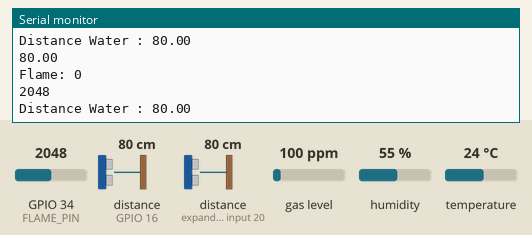
The sketch below on a simulated ESP32. Shown: the last lines printed to the serial monitor. Inputs (shaded band) come from the test bench; at power-on: distance to the obstacle (sensors on GPIO 16, expander input 20) 80 cm, GPIO 34 (FLAME_PIN) = 2048, gas level 100 ppm, humidity 55 %, temperature 24 °C. The echo pulse lasts 58.3 µs per cm; WiFi joins after 1.5 s; servers stay silent unless stated; no MQTT or app messages arrive unless stated.

Above: at 3.2 s.
3.3 s: distance to the obstacle (sensor on GPIO 16) set to 2 cm
4.8 s: distance to the obstacle (sensor on expander input 20) set to 2 cm
At 6.0 s:
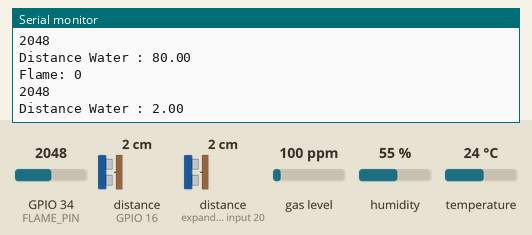
6.3 s: GPIO 34 (FLAME_PIN) set to 2866
At 7.28 s:
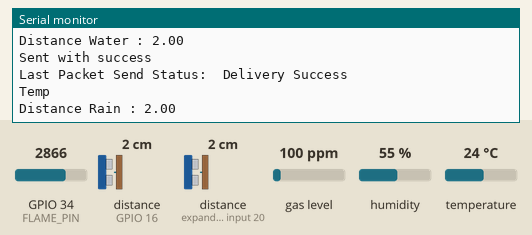
7.8 s: distance to the obstacle (sensor on GPIO 16) set to 4 cm
At 9.1 s:
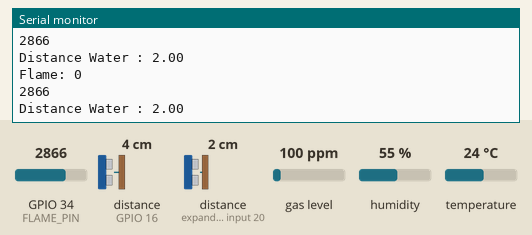
9.3 s: distance to the obstacle (sensor on expander input 20) set to 4 cm
At 10.1 s:
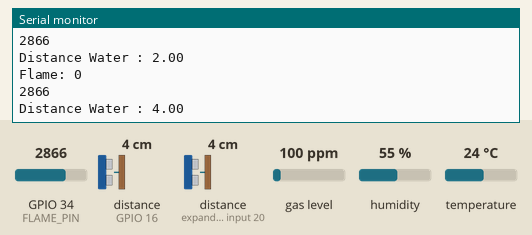
10.8 s: GPIO 34 (FLAME_PIN) set to 3972
At 12.16 s:
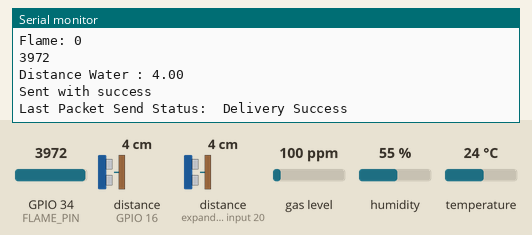
Timing chart, 0 to 13.3 s (numbered marks = the images above; inputs shaded):
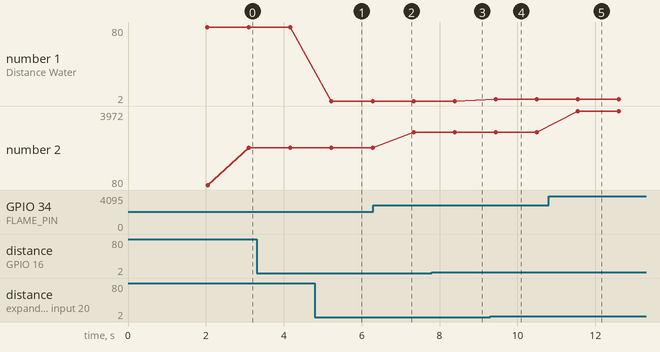

Measured:
- after the input at 4.8 s, the serial monitor: prints a new line after 0.42 s (image 1)
- after the input at 9.3 s, the serial monitor: prints a new line after 0.14 s (image 4)
- after the input at 10.8 s, the serial monitor: prints a new line after 0.74 s (image 5)
- plotted number 1: 80 → 2 after the input at 4.8 s, 2 → 4 after the input at 9.3 s
- plotted number 2: 2048 → 2866 after the input at 6.3 s, 2866 → 3972 after the input at 10.8 s

The sketch:

main_board.ino
```cpp
#include <WiFi.h>
#include <esp_wifi.h>
#include <PubSubClient.h>
#include <esp_now.h>
#include <ArduinoJson.h>
#include <string.h>

#include <MQ2.h>
#include <DHT.h>
#include <HCSR04.h>


using namespace std;

// Define PIN
#define MQ2_PIN 35
#define DHT_PIN 13
#define FLAME_PIN 34
#define RAIN_PIN 39
#define WATER_PIN 36
// Define PIN for Ultrasonic
#define TRIG_PIN 2
#define ECHO_PIN_WATER 16
#define ECHO_PIN_RAIN 17


// Initial Instance
#define DHTTYPE DHT11

WiFiClient espClient;
PubSubClient client(espClient);

MQ2 mq2(MQ2_PIN);
DHT dht(DHT_PIN, DHTTYPE);
HCSR04 hc(TRIG_PIN, new int[2]{ECHO_PIN_WATER, ECHO_PIN_RAIN,}, 2); //initialisation class HCSR04 (trig pin , echo pin)


// Define Sending Struct
typedef struct data_messeage{
  float temp;
  float humidity;
} data_messasge;

// Define Sending Struct ldr
typedef struct ldr_message{
  bool light;
  int board_id;
} ldr_message;

// // Initial Struct
data_messasge myData;
ldr_message ldrData;

// Define MAC_ADDRESS
uint8_t broadcastAddress[] = {0x24, 0x6F, 0x28, 0x50, 0xB1, 0x30};

// Define Function
void Connect_Wifi(); // For WiFi Connection
void Setup_MQTT(); // For Inital MQTT
void Setup_communication(); // Establish ESP_NOW Connection
void callback(char* topic, byte* payload, unsigned int length); // MQTT Subscribe Callback
void OnDataSent(const uint8_t *mac_addr, esp_now_send_status_t status); // Callback when sent Data
void OnDataRecv(const uint8_t * mac, const uint8_t *incomingData, int len);


// Task Function
void smokeFireWaterFunction(void *param);
void tempHumidRainFunction(void *param);
void sendDataToBoardFunction(void *param);
void timerFunction(void *param);

// Task Handle
TaskHandle_t smokeFireWater = NULL;
TaskHandle_t tempHumidRain = NULL;
TaskHandle_t sendDataToBoard = NULL;
TaskHandle_t timer = NULL;

// Global Variable
bool smoke;
bool fire;
float waterLevel;
float rainAmount;
float temp;
float humidity;
bool light;
bool ldrStatus[] = {false,false,false,false}; // true = dark, false = day

// Config WiFi
char *ssid = "Peanut";
char *password = "0625901000";

// Config MQTT Server
#define mqtt_server "192.168.18.107"
#define mqtt_port 1883
#define mqtt_user ""
#define mqtt_password ""
#define mqtt_name "Peanut0"

// Other Define
#define BUADRATE 115200


void setup(){
  Serial.begin(BUADRATE);

  Connect_Wifi();
  Setup_MQTT();
  Setup_communication();

  // Sensor Init
  mq2.begin();
  dht.begin();

  // Create Task
  xTaskCreatePinnedToCore(smokeFireWaterFunction, "smokeFireWater", 1024*10, NULL, 0, &smokeFireWater, 0);
  xTaskCreatePinnedToCore(tempHumidRainFunction, "tempHumidRain", 1024*10, NULL,2, &tempHumidRain, 1);
  xTaskCreatePinnedToCore(sendDataToBoardFunction, "sendDataToBoard", 1024, NULL,0, &sendDataToBoard, 0);
}

void loop(){

}


// Implement Function

void Connect_Wifi(){
    WiFi.begin(ssid, password);
    Serial.print("Connecting to WiFi");
    while (WiFi.status() != WL_CONNECTED)
    {
        delay(500);
        Serial.print(".");
    }
    Serial.print("OK! IP=");
    Serial.println(WiFi.localIP());
}

void Setup_MQTT(){
  client.setServer(mqtt_server, mqtt_port);
  client.setCallback(callback);
}

void callback(char* topic, byte* payload, unsigned int length){
  Serial.print("Message arrived [");
  Serial.print(topic);
  Serial.print("] ");
}

void Setup_communication(){
   WiFi.mode(WIFI_AP_STA);
  // สั่งให้เริ่ม ESP-NOW
  if (esp_now_init() != ESP_OK) {
    Serial.println("Error initializing ESP-NOW");
    return;
  }

  //เมื่อส่งให้ทำฟังก์ชั่น OnDataSend ที่เราสร้างขึ้น
  esp_now_register_send_cb(OnDataSent);

  // Register peer
  esp_now_peer_info_t peerInfo = {};
  memcpy(peerInfo.peer_addr, broadcastAddress, 6);
  peerInfo.channel = 0;
  peerInfo.encrypt = false;

  // เชื่อมต่ออุปกรณ์ที่ต้องการสื่อสาร
  if (esp_now_add_peer(&peerInfo) != ESP_OK) {
    Serial.println("Failed to add peer");
    return;
  }
}

void OnDataSent(const uint8_t *mac_addr, esp_now_send_status_t status){
  Serial.print("\r\nLast Packet Send Status:\t");
  Serial.println(status == ESP_NOW_SEND_SUCCESS ? "Delivery Success" : "Delivery Fail");
}

void OnDataRecv(const uint8_t * mac, const uint8_t *incomingData, int len){
  memcpy(&ldrData, incomingData, sizeof(ldrData));
  light = ldrData.light;
  // Serial.print("Light: ");
  // Serial.println(light);
}


// Implement Task Function
int countTime = 0;
void smokeFireWaterFunction(void *param){
  while(1){
    /* ---------- Read Sensor Value ---------- */
    // smoke
    float co = mq2.readCO();
    float smoke_analog = mq2.readSmoke();
    // Fire
    bool flame = (analogRead(FLAME_PIN) ? false: true);
    if(analogRead(FLAME_PIN) <= 500) {
      fire = true;
    }else{
      fire = false;
    }

    Serial.print("Flame: ");
    Serial.println(flame);
    Serial.println(analogRead(FLAME_PIN));
    // Water

    // waterLevel = hc.dist(i);
    Serial.print("Distance Water : ");
    Serial.println(hc.dist(1)); // 2.04 Max , Min 10.46

    waterLevel = map(hc.dist(1),2,10.91, 0, 100 );
    waterLevel = 100 - waterLevel;
    if(waterLevel > 100) waterLevel = 100;
    if(waterLevel < 0) waterLevel = 0;
    // waterLevel = map(4096 - analogRead(WATER_PIN),1750,2500,0,100);
    // Serial.println(4096 - analogRead(WATER_PIN));
    // if(waterLevel <= 0) waterLevel = 0;
    // if(waterLevel >= 100) waterLevel = 100;
    /* --------------------------------------- */
    String json;
    // char* json = new char[1024];
    DynamicJsonDocument doc(2048);
    doc["smoke"] = smoke;
    doc["fire"] = fire;
    doc["waterLevel"] = waterLevel;

    serializeJson(doc, json);

    // strcpy(json, temp_json);

    const char *json_char = json.c_str();
    if(client.connect(mqtt_name,mqtt_user,mqtt_password)){
      client.publish("embedded/central", json_char);
      ;
    }else{
      Serial.println("failed");
     }
    client.loop();
    countTime += 1;
    if(countTime >= 10){
      // fire = !fire;
      // smoke = !smoke;
      countTime = 0;
    }
    vTaskDelay(1000/portTICK_PERIOD_MS);
  }
}


void tempHumidRainFunction(void *param){
  while(1){
    Serial.println("Temp");
    /* ---------- Read Sensor Value ---------- */
    // temp
    temp = dht.readTemperature();
    // humid
    humidity = dht.readHumidity();
    // rain
    rainAmount = map(18.19 - hc.dist(0),1,19, 0, 17 );
    if(rainAmount <= 0) waterLevel = 0;
    if(rainAmount >= 17) waterLevel = 17;
    Serial.print("Distance Rain : ");
    Serial.println(hc.dist(0)); // 2.04 Max , Min
    /* --------------------------------------- */
    // JSON Init
    String json;
    // char* json = new char[1024];
    DynamicJsonDocument doc(2048);
    doc["temp"] = temp;
    doc["humidity"] = humidity;
    doc["rainAmount"] = waterLevel;

    serializeJson(doc, json);
    // strcpy(json, temp_json);
    const char *json_char = json.c_str();
    if(client.connect(mqtt_name,mqtt_user,mqtt_password)){
      client.publish("embedded/plantStatus", json_char);
    }else{
      Serial.println("failed");
     }
    client.loop();
    vTaskDelay(5000/portTICK_PERIOD_MS);
  }
}

void sendDataToBoardFunction(void *param){
  while(1){
    myData.temp = temp;
    myData.humidity = humidity;
    esp_err_t result = esp_now_send(broadcastAddress, (uint8_t *) &myData, sizeof(myData));
    if (result == ESP_OK) {
      Serial.println("Sent with success");
    }
    else {
      Serial.println("Error sending the data");
    }
    vTaskDelay(5000/portTICK_PERIOD_MS);
  }
}
```
